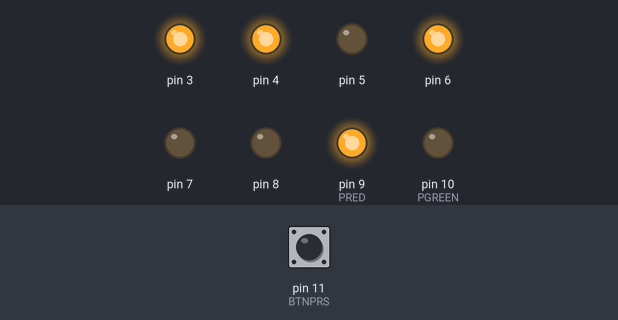
The sketch below on a simulated Arduino Uno, built with avr-gcc and run on an emulated ATmega328P. Parts: output pins drawn as LEDs (lit = HIGH). Dashed ring = blinking. The test bench sets the inputs (shaded band); at power-on: pin 11 (BTNPRS) LOW.

Above: at 1.2 s.
1.3 s: pin 11 (BTNPRS) pulled HIGH for 0.15 s
At 5.8 s:
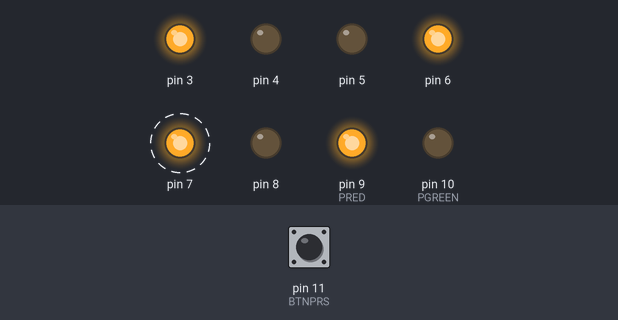
At 10.4 s:
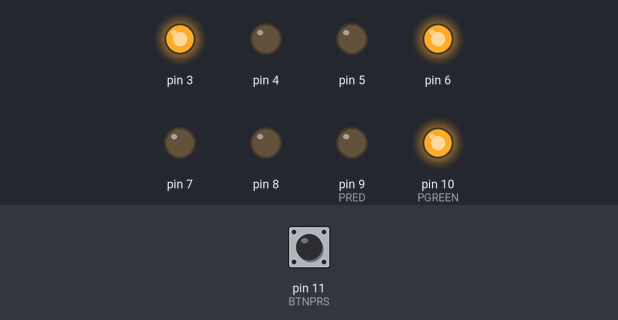
11.0 s: pin 11 (BTNPRS) pulled HIGH for 3.2 s
At 15.8 s:
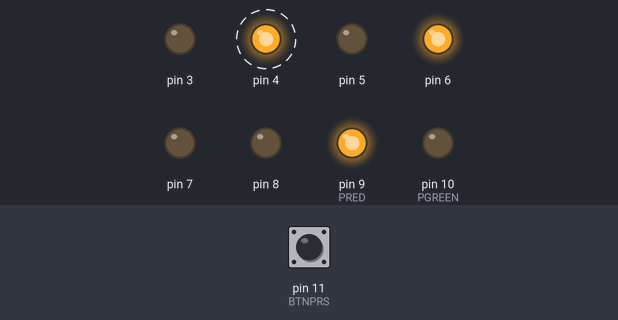
Timing chart, 0 to 21.7 s (numbered marks = the images above; inputs shaded):
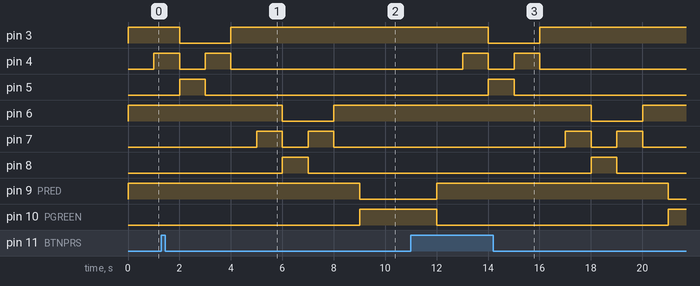

Measured:
- after the input at 1.3 s, pin 3: goes on until 4.0 s, then stays HIGH; pin 4: goes on until 4.0 s, then stays LOW; pin 5: goes on until 3.0 s, then stays LOW; pin 9 (PRED): HIGH → LOW after 7.7 s; pin 10 (PGREEN): LOW → HIGH after 7.7 s
- after the input at 11.0 s, pin 3: goes on until 16.0 s, then stays HIGH; pin 4: goes on until 16.0 s, then stays LOW; pin 5: goes on until 15.0 s, then stays LOW

The sketch:

TrafficLights.ino
```cpp
#include "TrafficLight.h"
TrafficLight lights1(3, 4, 5);
TrafficLight lights2(6, 7, 8);

#define PRED 9
#define PGREEN 10
#define BTNPRS 11

void setup() {
  pinMode(PRED, OUTPUT);
  pinMode(PGREEN, OUTPUT);
  pinMode(BTNPRS, INPUT);

  digitalWrite(PRED, HIGH);
  digitalWrite(PGREEN, LOW);

}

unsigned long toggledTime = 0;
int counter = 0;
bool isPedestrianWaiting = false;

void allowPedestrianCrossing(){
  //TODO Refactor out delays
   delay(1000);
    digitalWrite(PGREEN, HIGH);
    digitalWrite(PRED, LOW);
    delay(3000);
    digitalWrite(PGREEN, LOW);
    digitalWrite(PRED, HIGH);
    delay(1000);
    isPedestrianWaiting = false;
}
void loop() {

  if (digitalRead(BTNPRS) == HIGH) {
    isPedestrianWaiting = true
    ;
  }
  unsigned long timeElapsedSinceLastToggle = millis() - toggledTime;
  Serial.print(counter);
  if (timeElapsedSinceLastToggle > 1000) {
    switch (counter % 8) {
      case 0:
        lights1.goingRedAmber();
        counter++;
        toggledTime = millis();
        break;
      case 1:
        lights1.goingGreen();
        counter++;
        toggledTime = millis();
        break;
      case 2:
        lights1.stoppingAmber();
        counter++;
        toggledTime = millis();
        break;
      case 3:
        lights1.stoppingRed();
        counter++;
        toggledTime = millis();
        break;
      case 4:
        lights2.goingRedAmber();
        counter++;
        toggledTime = millis();
        break;
      case 5:
        lights2.goingGreen();
        counter++;
        toggledTime = millis();
        break;
      case 6:
        lights2.stoppingAmber();
        counter++;
        toggledTime = millis();
        break;
      case 7:
        lights2.stoppingRed();
        if (isPedestrianWaiting == true){
             allowPedestrianCrossing();
          }
        counter++;
        toggledTime = 0;
        break;
      default:
        // statements
        break;
    }

  }
}
```

TrafficLight.cpp
```cpp
#include "Arduino.h"
#include "TrafficLight.h"
// British style traffic light sequence:
//RED -> RED + AMBER -> GREEN -> AMBER -> RED

//TODO Refactor such that the traffic light knows its state and
//ensure the lights can't be activated in an incorrect sequence

TrafficLight::TrafficLight(int red, int amber, int green)

{
  pinMode(red, OUTPUT);
  pinMode(amber, OUTPUT);
  pinMode(green, OUTPUT);
  _red = red;
  _amber = amber;
  _green = green;

  digitalWrite(_red, HIGH);
  digitalWrite(_amber, LOW);
  digitalWrite(_green, LOW);
}

void TrafficLight::goingRedAmber()
{
  digitalWrite(_amber, HIGH);
}

void TrafficLight::goingGreen()
{
  digitalWrite(_red, LOW);
  digitalWrite(_amber, LOW);
  digitalWrite(_green, HIGH);
}

void TrafficLight::stoppingAmber()
{
  digitalWrite(_green, LOW);
  digitalWrite(_amber, HIGH);
}

void TrafficLight::stoppingRed()
{
  digitalWrite(_amber, LOW);
  digitalWrite(_red, HIGH);
}
```

TrafficLight.h
```cpp
/*
  TrafficLight.h - Library for a set of Traffic Lights.
*/
#ifndef TrafficLight_h
#define TrafficLight_h

#include "Arduino.h"

class TrafficLight
{
  public:
    TrafficLight(int red, int amber, int green);
    void goingRedAmber();
    void goingGreen();
    void stoppingAmber();
    void stoppingRed();
  private:
    int _red; int _amber; int _green;
};

#endif
```
